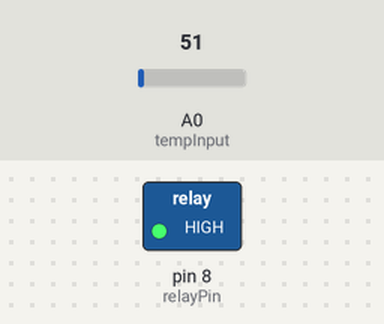
Simulated run of this sketch. Board: Arduino Uno, built with avr-gcc and run on an emulated ATmega328P. Shown: switched loads named in the sketch (green lamp = pin HIGH). Inputs (shaded band) come from the test bench; at power-on: A0 (tempInput) = 51. What the sketch prints to the serial monitor is not drawn.

Above: at 0.1 s.
Timing chart, 0 to 1.6 s (numbered marks = the images above):
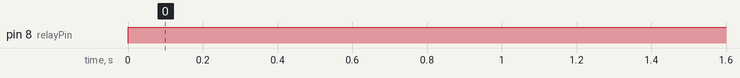

Measured:
- by itself, pin 8 (relayPin): LOW → HIGH at 0.00 s

The sketch:

TemperatureSensor.ino
```cpp
float temp;	// temperature
int tempInput = A0;	// input pin for LM35
const int relayPin = 8;	// output pin which tells relay to be on or off

void setup() {
  Serial.begin(9600);

  pinMode(relayPin, OUTPUT); // initialize D7 as output
}

void loop() {
  temp = analogRead(tempInput) * 0.1309; // read temperature from sensor
  Serial.println(temp);

  if(temp < 30) {
    digitalWrite(relayPin, HIGH); // if temp is below 20*C, let power through relay
  } else {
    digitalWrite(relayPin, LOW); // if temp is above 20*C, don't let power through relay
  }

  delay(3000); // adjust temperature every 3s (3000ms)
}
```
